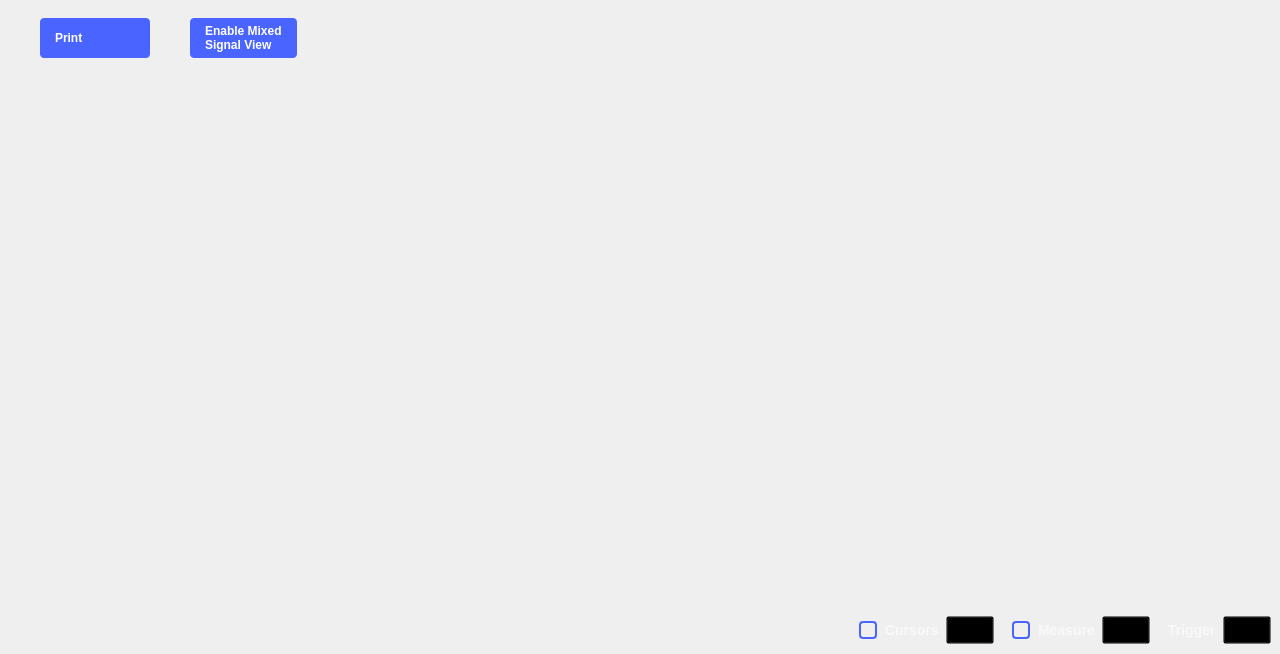
<?xml version="1.0" encoding="UTF-8"?>
<ui version="4.0">
 <class>Oscilloscope</class>
 <widget class="QWidget" name="Oscilloscope">
  <property name="geometry">
   <rect>
    <x>0</x>
    <y>0</y>
    <width>1280</width>
    <height>654</height>
   </rect>
  </property>
  <property name="sizePolicy">
   <sizepolicy hsizetype="MinimumExpanding" vsizetype="MinimumExpanding">
    <horstretch>0</horstretch>
    <verstretch>0</verstretch>
   </sizepolicy>
  </property>
  <property name="minimumSize">
   <size>
    <width>1280</width>
    <height>0</height>
   </size>
  </property>
  <property name="windowTitle">
   <string>Scopy Oscilloscope</string>
  </property>
  <layout class="QVBoxLayout" name="verticalLayout_2">
   <property name="spacing">
    <number>0</number>
   </property>
   <property name="leftMargin">
    <number>0</number>
   </property>
   <property name="topMargin">
    <number>0</number>
   </property>
   <property name="rightMargin">
    <number>0</number>
   </property>
   <property name="bottomMargin">
    <number>0</number>
   </property>
   <item>
    <widget class="adiscope::DetachDragZone" name="mainWidget" native="true">
     <property name="styleSheet">
      <string notr="true"/>
     </property>
     <layout class="QVBoxLayout" name="verticalLayout_3">
      <property name="spacing">
       <number>0</number>
      </property>
      <property name="leftMargin">
       <number>0</number>
      </property>
      <property name="topMargin">
       <number>0</number>
      </property>
      <property name="rightMargin">
       <number>0</number>
      </property>
      <property name="bottomMargin">
       <number>0</number>
      </property>
      <item>
       <layout class="QHBoxLayout" name="hLayout_top_btn_area">
        <property name="spacing">
         <number>40</number>
        </property>
        <property name="topMargin">
         <number>15</number>
        </property>
        <property name="rightMargin">
         <number>40</number>
        </property>
        <property name="bottomMargin">
         <number>9</number>
        </property>
        <item>
         <spacer name="horizontalSpacer_7">
          <property name="orientation">
           <enum>Qt::Horizontal</enum>
          </property>
          <property name="sizeType">
           <enum>QSizePolicy::Fixed</enum>
          </property>
          <property name="sizeHint" stdset="0">
           <size>
            <width>40</width>
            <height>10</height>
           </size>
          </property>
         </spacer>
        </item>
        <item>
         <widget class="QPushButton" name="printBtn">
          <property name="layoutDirection">
           <enum>Qt::RightToLeft</enum>
          </property>
          <property name="styleSheet">
           <string notr="true">
QPushButton {
  width: 80px;
  height: 40px;

  text-align: left;
  font-weight: bold;
  padding-left: 15px;
  padding-right: 15px;
  border-radius: 4px;

  background-color: #4a64ff;
  color: #ffffff;

}

QPushButton:pressed {
  background-color: #2a44df;
}

QPushButton:hover {
	background-color: #4a34ff;
}</string>
          </property>
          <property name="text">
           <string>Print</string>
          </property>
          <property name="icon">
           <iconset resource="../resources/resources.qrc">
            <normaloff>:/icons/ic printer.svg</normaloff>:/icons/ic printer.svg</iconset>
          </property>
          <property name="iconSize">
           <size>
            <width>10</width>
            <height>10</height>
           </size>
          </property>
         </widget>
        </item>
        <item>
         <widget class="QPushButton" name="mixedSignalBtn">
          <property name="styleSheet">
           <string notr="true">
QPushButton {
  height: 40px;

  text-align: left;
  font-weight: bold;
  padding-left: 15px;
  padding-right: 15px;
  border-radius: 4px;

  background-color: #4a64ff;
  color: #ffffff;

}

QPushButton:pressed {
  background-color: #2a44df;
}

QPushButton:hover {
	background-color: #4a34ff;
}</string>
          </property>
          <property name="text">
           <string>Enable Mixed
Signal View</string>
          </property>
         </widget>
        </item>
        <item>
         <spacer name="horizontalSpacer_11">
          <property name="orientation">
           <enum>Qt::Horizontal</enum>
          </property>
          <property name="sizeType">
           <enum>QSizePolicy::Expanding</enum>
          </property>
          <property name="sizeHint" stdset="0">
           <size>
            <width>40</width>
            <height>20</height>
           </size>
          </property>
         </spacer>
        </item>
        <item>
         <widget class="adiscope::RunSingleWidget" name="runSingleWidget" native="true"/>
        </item>
        <item>
         <widget class="QWidget" name="widget" native="true">
          <property name="minimumSize">
           <size>
            <width>30</width>
            <height>0</height>
           </size>
          </property>
          <property name="styleSheet">
           <string notr="true">QPushButton {
  min-height: 40px;
  max-height: 40px;
  min-width: 60px;
  max-width: 60px;
  padding-top:5px
}

QPushButton:checked {
  border-top: 1px solid rgba(255,255,255,150);
}

QPushButton:!checked {
  border-top: 1px solid rgba(255,255,255,0);
}

QPushButton:!checked:hover {
  border-top: 1px solid rgba(255,255,255,0);
}

QPushButton:checked:hover {
  border-top: 1px solid rgba(255,255,255,200);
}</string>
          </property>
          <layout class="QHBoxLayout" name="horizontalLayout_3">
           <property name="spacing">
            <number>0</number>
           </property>
           <property name="leftMargin">
            <number>0</number>
           </property>
           <property name="topMargin">
            <number>0</number>
           </property>
           <property name="rightMargin">
            <number>0</number>
           </property>
           <property name="bottomMargin">
            <number>0</number>
           </property>
           <item>
            <widget class="adiscope::CustomPushButton" name="btnGeneralSettings">
             <property name="styleSheet">
              <string notr="true">QPushButton:checked {
  image: url(:/icons/gear_wheel_pressed.svg);
}

QPushButton:!checked {
  image: url(:/icons/gear_wheel.svg);
}


QPushButton:!checked:hover {
  image: url(:/icons/gear_wheel_hover.svg);
}

QPushButton:checked:hover {
  image: url(:/icons/gear_wheel_pressed.svg);
}</string>
             </property>
             <property name="text">
              <string/>
             </property>
             <property name="checkable">
              <bool>true</bool>
             </property>
             <attribute name="buttonGroup">
              <string notr="true">settings_group</string>
             </attribute>
            </widget>
           </item>
           <item>
            <widget class="QPushButton" name="btnSettings">
             <property name="styleSheet">
              <string notr="true">QPushButton:checked {
  image: url(:/icons/setup3_checked_hover.svg);
}

QPushButton:!checked {
  image: url(:/icons/setup3_unchecked.svg);
}

QPushButton:!checked:hover {
  image: url(:/icons/setup3_unchecked_hover.svg);
}

QPushButton:checked:hover {
  image: url(:/icons/setup3_checked_hover.svg);
}</string>
             </property>
             <property name="text">
              <string/>
             </property>
             <property name="checkable">
              <bool>true</bool>
             </property>
            </widget>
           </item>
          </layout>
         </widget>
        </item>
       </layout>
      </item>
      <item>
       <layout class="QHBoxLayout" name="hLayout_central_area">
        <property name="spacing">
         <number>0</number>
        </property>
        <property name="leftMargin">
         <number>0</number>
        </property>
        <property name="rightMargin">
         <number>0</number>
        </property>
        <item>
         <layout class="QVBoxLayout" name="plot_and_buffPreviewer">
          <item>
           <widget class="QWidget" name="hLayoutBufferPreview" native="true">
            <layout class="QHBoxLayout" name="hLayout_buffPreview">
             <property name="spacing">
              <number>0</number>
             </property>
             <item>
              <spacer name="horizontalSpacer_4">
               <property name="orientation">
                <enum>Qt::Horizontal</enum>
               </property>
               <property name="sizeHint" stdset="0">
                <size>
                 <width>10</width>
                 <height>10</height>
                </size>
               </property>
              </spacer>
             </item>
             <item>
              <layout class="QVBoxLayout" name="vLayoutBufferSlot">
               <property name="spacing">
                <number>0</number>
               </property>
              </layout>
             </item>
             <item>
              <spacer name="horizontalSpacer_3">
               <property name="orientation">
                <enum>Qt::Horizontal</enum>
               </property>
               <property name="sizeHint" stdset="0">
                <size>
                 <width>10</width>
                 <height>10</height>
                </size>
               </property>
              </spacer>
             </item>
            </layout>
           </widget>
          </item>
          <item>
           <widget class="QWidget" name="widgetPlotContainer" native="true">
            <layout class="QGridLayout" name="gridLayout_5">
             <property name="leftMargin">
              <number>0</number>
             </property>
             <property name="topMargin">
              <number>0</number>
             </property>
             <property name="rightMargin">
              <number>0</number>
             </property>
             <property name="bottomMargin">
              <number>0</number>
             </property>
             <property name="spacing">
              <number>0</number>
             </property>
             <item row="2" column="0">
              <layout class="QVBoxLayout" name="plot_and_scales">
               <property name="spacing">
                <number>0</number>
               </property>
               <property name="topMargin">
                <number>0</number>
               </property>
               <property name="rightMargin">
                <number>0</number>
               </property>
               <property name="bottomMargin">
                <number>0</number>
               </property>
               <item>
                <layout class="QGridLayout" name="gridLayoutPlot">
                 <property name="leftMargin">
                  <number>25</number>
                 </property>
                 <property name="topMargin">
                  <number>0</number>
                 </property>
                 <property name="rightMargin">
                  <number>25</number>
                 </property>
                 <property name="bottomMargin">
                  <number>0</number>
                 </property>
                 <property name="spacing">
                  <number>0</number>
                 </property>
                </layout>
               </item>
               <item>
                <layout class="QHBoxLayout" name="scales">
                 <property name="spacing">
                  <number>0</number>
                 </property>
                 <property name="leftMargin">
                  <number>0</number>
                 </property>
                 <property name="topMargin">
                  <number>0</number>
                 </property>
                 <property name="bottomMargin">
                  <number>3</number>
                 </property>
                 <item>
                  <layout class="QHBoxLayout" name="chn_scales">
                   <property name="spacing">
                    <number>15</number>
                   </property>
                   <property name="leftMargin">
                    <number>10</number>
                   </property>
                  </layout>
                 </item>
                 <item>
                  <spacer name="horizontalSpacer">
                   <property name="orientation">
                    <enum>Qt::Horizontal</enum>
                   </property>
                   <property name="sizeHint" stdset="0">
                    <size>
                     <width>0</width>
                     <height>15</height>
                    </size>
                   </property>
                  </spacer>
                 </item>
                </layout>
               </item>
              </layout>
             </item>
             <item row="0" column="0">
              <widget class="QWidget" name="container_fft_plot" native="true">
               <layout class="QGridLayout" name="gridLayoutFFT">
                <property name="leftMargin">
                 <number>20</number>
                </property>
                <property name="topMargin">
                 <number>0</number>
                </property>
                <property name="rightMargin">
                 <number>0</number>
                </property>
                <property name="bottomMargin">
                 <number>0</number>
                </property>
                <property name="horizontalSpacing">
                 <number>2</number>
                </property>
                <property name="verticalSpacing">
                 <number>0</number>
                </property>
                <item row="0" column="0">
                 <layout class="QHBoxLayout" name="hlayout_fft">
                  <property name="spacing">
                   <number>0</number>
                  </property>
                 </layout>
                </item>
               </layout>
              </widget>
             </item>
             <item row="1" column="0">
              <layout class="QHBoxLayout" name="horizontalLayout_4">
               <property name="spacing">
                <number>0</number>
               </property>
               <property name="leftMargin">
                <number>20</number>
               </property>
               <property name="rightMargin">
                <number>20</number>
               </property>
               <item>
                <spacer name="horizontalSpacer_12">
                 <property name="orientation">
                  <enum>Qt::Horizontal</enum>
                 </property>
                 <property name="sizeType">
                  <enum>QSizePolicy::Fixed</enum>
                 </property>
                 <property name="sizeHint" stdset="0">
                  <size>
                   <width>20</width>
                   <height>20</height>
                  </size>
                 </property>
                </spacer>
               </item>
               <item>
                <widget class="QWidget" name="hist_widget" native="true">
                 <property name="sizePolicy">
                  <sizepolicy hsizetype="Expanding" vsizetype="Preferred">
                   <horstretch>0</horstretch>
                   <verstretch>0</verstretch>
                  </sizepolicy>
                 </property>
                 <property name="minimumSize">
                  <size>
                   <width>20</width>
                   <height>0</height>
                  </size>
                 </property>
                 <layout class="QHBoxLayout" name="hist_layout">
                  <property name="spacing">
                   <number>0</number>
                  </property>
                  <property name="leftMargin">
                   <number>0</number>
                  </property>
                  <property name="topMargin">
                   <number>0</number>
                  </property>
                  <property name="rightMargin">
                   <number>0</number>
                  </property>
                  <property name="bottomMargin">
                   <number>0</number>
                  </property>
                 </layout>
                </widget>
               </item>
               <item>
                <spacer name="horizontalSpacer_13">
                 <property name="orientation">
                  <enum>Qt::Horizontal</enum>
                 </property>
                 <property name="sizeType">
                  <enum>QSizePolicy::Fixed</enum>
                 </property>
                 <property name="sizeHint" stdset="0">
                  <size>
                   <width>20</width>
                   <height>20</height>
                  </size>
                 </property>
                </spacer>
               </item>
              </layout>
             </item>
             <item row="3" column="0">
              <widget class="adiscope::InstrumentNotes" name="instrumentNotes" native="true"/>
             </item>
            </layout>
           </widget>
          </item>
         </layout>
        </item>
        <item>
         <widget class="QWidget" name="xy_plot_container" native="true">
          <property name="minimumSize">
           <size>
            <width>0</width>
            <height>0</height>
           </size>
          </property>
          <layout class="QGridLayout" name="gridLayout">
           <property name="leftMargin">
            <number>0</number>
           </property>
           <property name="topMargin">
            <number>0</number>
           </property>
           <property name="rightMargin">
            <number>0</number>
           </property>
           <property name="bottomMargin">
            <number>0</number>
           </property>
           <property name="spacing">
            <number>0</number>
           </property>
           <item row="1" column="0">
            <widget class="QWidget" name="widget_xy_plot_bottom" native="true">
             <property name="sizePolicy">
              <sizepolicy hsizetype="Minimum" vsizetype="Minimum">
               <horstretch>0</horstretch>
               <verstretch>0</verstretch>
              </sizepolicy>
             </property>
             <property name="minimumSize">
              <size>
               <width>0</width>
               <height>58</height>
              </size>
             </property>
             <property name="maximumSize">
              <size>
               <width>16777215</width>
               <height>58</height>
              </size>
             </property>
             <layout class="QHBoxLayout" name="horizontalLayout_2">
              <property name="spacing">
               <number>0</number>
              </property>
              <property name="leftMargin">
               <number>0</number>
              </property>
              <property name="topMargin">
               <number>0</number>
              </property>
              <property name="rightMargin">
               <number>0</number>
              </property>
              <property name="bottomMargin">
               <number>0</number>
              </property>
              <item>
               <spacer name="horizontalSpacer_6">
                <property name="orientation">
                 <enum>Qt::Horizontal</enum>
                </property>
                <property name="sizeHint" stdset="0">
                 <size>
                  <width>399</width>
                  <height>0</height>
                 </size>
                </property>
               </spacer>
              </item>
              <item>
               <layout class="QVBoxLayout" name="verticalLayout_4">
                <property name="spacing">
                 <number>0</number>
                </property>
                <property name="rightMargin">
                 <number>0</number>
                </property>
               </layout>
              </item>
              <item>
               <spacer name="horizontalSpacer_10">
                <property name="orientation">
                 <enum>Qt::Horizontal</enum>
                </property>
                <property name="sizeType">
                 <enum>QSizePolicy::Fixed</enum>
                </property>
                <property name="sizeHint" stdset="0">
                 <size>
                  <width>5</width>
                  <height>0</height>
                 </size>
                </property>
               </spacer>
              </item>
             </layout>
            </widget>
           </item>
           <item row="0" column="0">
            <widget class="QWidget" name="widget_xy_plot_top" native="true">
             <property name="sizePolicy">
              <sizepolicy hsizetype="Minimum" vsizetype="Minimum">
               <horstretch>0</horstretch>
               <verstretch>0</verstretch>
              </sizepolicy>
             </property>
             <property name="minimumSize">
              <size>
               <width>0</width>
               <height>45</height>
              </size>
             </property>
             <property name="maximumSize">
              <size>
               <width>16777215</width>
               <height>45</height>
              </size>
             </property>
             <layout class="QHBoxLayout" name="horizontalLayout">
              <property name="spacing">
               <number>0</number>
              </property>
              <property name="leftMargin">
               <number>0</number>
              </property>
              <property name="topMargin">
               <number>0</number>
              </property>
              <property name="rightMargin">
               <number>0</number>
              </property>
              <property name="bottomMargin">
               <number>0</number>
              </property>
              <item>
               <layout class="QVBoxLayout" name="verticalLayout_5">
                <property name="spacing">
                 <number>0</number>
                </property>
                <property name="topMargin">
                 <number>3</number>
                </property>
                <property name="rightMargin">
                 <number>0</number>
                </property>
                <property name="bottomMargin">
                 <number>3</number>
                </property>
               </layout>
              </item>
              <item>
               <spacer name="horizontalSpacer_2">
                <property name="orientation">
                 <enum>Qt::Horizontal</enum>
                </property>
                <property name="sizeHint" stdset="0">
                 <size>
                  <width>0</width>
                  <height>10</height>
                 </size>
                </property>
               </spacer>
              </item>
              <item>
               <spacer name="horizontalSpacer_5">
                <property name="orientation">
                 <enum>Qt::Horizontal</enum>
                </property>
                <property name="sizeType">
                 <enum>QSizePolicy::Fixed</enum>
                </property>
                <property name="sizeHint" stdset="0">
                 <size>
                  <width>2</width>
                  <height>10</height>
                 </size>
                </property>
               </spacer>
              </item>
             </layout>
            </widget>
           </item>
          </layout>
         </widget>
        </item>
        <item>
         <layout class="QVBoxLayout" name="vLayout_for_rightMenu">
          <property name="topMargin">
           <number>0</number>
          </property>
          <item>
           <widget class="adiscope::MenuAnim" name="rightMenu" native="true">
            <property name="sizePolicy">
             <sizepolicy hsizetype="Maximum" vsizetype="Preferred">
              <horstretch>0</horstretch>
              <verstretch>0</verstretch>
             </sizepolicy>
            </property>
            <property name="minimumSize">
             <size>
              <width>0</width>
              <height>0</height>
             </size>
            </property>
            <layout class="QVBoxLayout" name="verticalLayout">
             <property name="spacing">
              <number>0</number>
             </property>
             <property name="leftMargin">
              <number>0</number>
             </property>
             <property name="topMargin">
              <number>20</number>
             </property>
             <property name="rightMargin">
              <number>0</number>
             </property>
             <property name="bottomMargin">
              <number>0</number>
             </property>
             <item>
              <widget class="QStackedWidget" name="stackedWidget">
               <property name="sizePolicy">
                <sizepolicy hsizetype="Minimum" vsizetype="Preferred">
                 <horstretch>0</horstretch>
                 <verstretch>0</verstretch>
                </sizepolicy>
               </property>
               <property name="currentIndex">
                <number>4</number>
               </property>
               <widget class="QWidget" name="channelSettings"/>
               <widget class="QWidget" name="logicSettings">
                <property name="minimumSize">
                 <size>
                  <width>150</width>
                  <height>0</height>
                 </size>
                </property>
                <property name="styleSheet">
                 <string notr="true">QCheckBox {
  spacing: 8px;
  background-color: transparent;
  font-size: 14px;
  font-weight: bold;

color: rgba(255, 255, 255, 153);
}

QCheckBox::indicator {
width: 14px;
  height: 14px;
  border: 2px solid rgb(74,100,255);
  border-radius: 4px;
}
QCheckBox::indicator:unchecked { background-color: transparent; }
QCheckBox::indicator:checked { background-color: rgb(74,100,255); }
</string>
                </property>
                <layout class="QVBoxLayout" name="logicSettingsLayout">
                 <property name="spacing">
                  <number>0</number>
                 </property>
                 <property name="leftMargin">
                  <number>15</number>
                 </property>
                 <property name="topMargin">
                  <number>0</number>
                 </property>
                 <property name="rightMargin">
                  <number>15</number>
                 </property>
                 <property name="bottomMargin">
                  <number>0</number>
                 </property>
                </layout>
               </widget>
               <widget class="QWidget" name="cursorsSettings"/>
               <widget class="QWidget" name="measureSettings"/>
               <widget class="QWidget" name="generalSettings"/>
              </widget>
             </item>
            </layout>
           </widget>
          </item>
         </layout>
        </item>
       </layout>
      </item>
      <item>
       <layout class="QHBoxLayout" name="hLayout_bottom_btn_area">
        <property name="spacing">
         <number>0</number>
        </property>
        <item>
         <layout class="QHBoxLayout" name="channelsList">
          <property name="leftMargin">
           <number>0</number>
          </property>
          <property name="rightMargin">
           <number>0</number>
          </property>
         </layout>
        </item>
        <item>
         <widget class="adiscope::CustomPushButton" name="btnAddMath">
          <property name="text">
           <string/>
          </property>
          <property name="icon">
           <iconset resource="../resources/resources.qrc">
            <normaloff>:/menu/add.svg</normaloff>:/menu/add.svg</iconset>
          </property>
          <property name="checkable">
           <bool>true</bool>
          </property>
          <property name="flat">
           <bool>true</bool>
          </property>
          <attribute name="buttonGroup">
           <string notr="true">settings_group</string>
          </attribute>
         </widget>
        </item>
        <item>
         <spacer name="horizontalSpacer_15">
          <property name="orientation">
           <enum>Qt::Horizontal</enum>
          </property>
          <property name="sizeType">
           <enum>QSizePolicy::Expanding</enum>
          </property>
          <property name="sizeHint" stdset="0">
           <size>
            <width>40</width>
            <height>20</height>
           </size>
          </property>
         </spacer>
        </item>
        <item>
         <widget class="QWidget" name="widget_3" native="true">
          <property name="sizePolicy">
           <sizepolicy hsizetype="Preferred" vsizetype="Fixed">
            <horstretch>0</horstretch>
            <verstretch>0</verstretch>
           </sizepolicy>
          </property>
          <property name="minimumSize">
           <size>
            <width>0</width>
            <height>48</height>
           </size>
          </property>
          <property name="styleSheet">
           <string notr="true">QCheckBox {
  spacing: 8px;
  background-color: transparent;
  font-size: 14px;
  font-weight: bold;
  
  color: rgba(255, 255, 255, 153);
}

QCheckBox::indicator {
  width: 14px;
  height: 14px;
  border: 2px solid rgb(74,100,255);
  border-radius: 4px;
}
QCheckBox::indicator:unchecked { background-color: transparent; }
QCheckBox::indicator:checked { background-color: rgb(74,100,255); }

QPushButton {
  width: 40px;
  height: 20px;
  background-color: transparent;
}
QPushButton:pressed { border-image: url(:/icons/setup_btn_checked.svg); }
QPushButton:!pressed { border-image: url(:/icons/setup_btn_unchecked.svg); }
QPushButton:hover:!pressed:!checked { border-image: url(:/icons/setup_btn_hover.svg); }
QPushButton:checked { border-image: url(:/icons/setup_btn_checked.svg); }

QLabel {
  font-size: 14px;
  font-weight: bold;
  
  color: rgba(255, 255, 255, 153);
}</string>
          </property>
          <layout class="QHBoxLayout" name="horizontalLayout_6">
           <item>
            <widget class="QCheckBox" name="boxCursors">
             <property name="text">
              <string>Cursors</string>
             </property>
            </widget>
           </item>
           <item>
            <widget class="adiscope::CustomPushButton" name="btnCursors">
             <property name="enabled">
              <bool>false</bool>
             </property>
             <property name="text">
              <string/>
             </property>
             <property name="checkable">
              <bool>true</bool>
             </property>
             <attribute name="buttonGroup">
              <string notr="true">settings_group</string>
             </attribute>
            </widget>
           </item>
           <item>
            <spacer name="horizontalSpacer_9">
             <property name="orientation">
              <enum>Qt::Horizontal</enum>
             </property>
             <property name="sizeType">
              <enum>QSizePolicy::Fixed</enum>
             </property>
             <property name="sizeHint" stdset="0">
              <size>
               <width>12</width>
               <height>0</height>
              </size>
             </property>
            </spacer>
           </item>
           <item>
            <widget class="QCheckBox" name="boxMeasure">
             <property name="text">
              <string>Measure</string>
             </property>
            </widget>
           </item>
           <item>
            <widget class="adiscope::CustomPushButton" name="btnMeasure">
             <property name="enabled">
              <bool>false</bool>
             </property>
             <property name="text">
              <string/>
             </property>
             <property name="checkable">
              <bool>true</bool>
             </property>
             <attribute name="buttonGroup">
              <string notr="true">settings_group</string>
             </attribute>
            </widget>
           </item>
           <item>
            <spacer name="horizontalSpacer_8">
             <property name="orientation">
              <enum>Qt::Horizontal</enum>
             </property>
             <property name="sizeType">
              <enum>QSizePolicy::Fixed</enum>
             </property>
             <property name="sizeHint" stdset="0">
              <size>
               <width>12</width>
               <height>0</height>
              </size>
             </property>
            </spacer>
           </item>
           <item>
            <widget class="QLabel" name="label_4">
             <property name="text">
              <string>Trigger</string>
             </property>
            </widget>
           </item>
           <item>
            <widget class="adiscope::CustomPushButton" name="btnTrigger">
             <property name="text">
              <string/>
             </property>
             <property name="checkable">
              <bool>true</bool>
             </property>
             <attribute name="buttonGroup">
              <string notr="true">settings_group</string>
             </attribute>
            </widget>
           </item>
          </layout>
         </widget>
        </item>
       </layout>
      </item>
     </layout>
    </widget>
   </item>
  </layout>
  <action name="actionClose">
   <property name="text">
    <string>Close</string>
   </property>
  </action>
 </widget>
 <customwidgets>
  <customwidget>
   <class>adiscope::DetachDragZone</class>
   <extends>QWidget</extends>
   <header>detachdragzone.h</header>
   <container>1</container>
  </customwidget>
  <customwidget>
   <class>adiscope::MenuAnim</class>
   <extends>QWidget</extends>
   <header>menu_anim.hpp</header>
   <container>1</container>
  </customwidget>
  <customwidget>
   <class>adiscope::RunSingleWidget</class>
   <extends>QWidget</extends>
   <header>runsinglewidget.h</header>
   <container>1</container>
  </customwidget>
  <customwidget>
   <class>adiscope::InstrumentNotes</class>
   <extends>QWidget</extends>
   <header>instrumentnotes.h</header>
   <container>1</container>
  </customwidget>
  <customwidget>
   <class>adiscope::CustomPushButton</class>
   <extends>QPushButton</extends>
   <header>customPushButton.hpp</header>
  </customwidget>
 </customwidgets>
 <resources>
  <include location="../resources/resources.qrc"/>
 </resources>
 <connections>
  <connection>
   <sender>btnMeasure</sender>
   <signal>toggled(bool)</signal>
   <receiver>btnSettings</receiver>
   <slot>setChecked(bool)</slot>
   <hints>
    <hint type="sourcelabel">
     <x>1031</x>
     <y>628</y>
    </hint>
    <hint type="destinationlabel">
     <x>1116</x>
     <y>40</y>
    </hint>
   </hints>
  </connection>
  <connection>
   <sender>boxMeasure</sender>
   <signal>toggled(bool)</signal>
   <receiver>btnMeasure</receiver>
   <slot>setEnabled(bool)</slot>
   <hints>
    <hint type="sourcelabel">
     <x>964</x>
     <y>628</y>
    </hint>
    <hint type="destinationlabel">
     <x>1031</x>
     <y>628</y>
    </hint>
   </hints>
  </connection>
  <connection>
   <sender>boxCursors</sender>
   <signal>toggled(bool)</signal>
   <receiver>btnCursors</receiver>
   <slot>setEnabled(bool)</slot>
   <hints>
    <hint type="sourcelabel">
     <x>811</x>
     <y>628</y>
    </hint>
    <hint type="destinationlabel">
     <x>878</x>
     <y>628</y>
    </hint>
   </hints>
  </connection>
  <connection>
   <sender>btnCursors</sender>
   <signal>toggled(bool)</signal>
   <receiver>btnSettings</receiver>
   <slot>setChecked(bool)</slot>
   <hints>
    <hint type="sourcelabel">
     <x>878</x>
     <y>628</y>
    </hint>
    <hint type="destinationlabel">
     <x>1116</x>
     <y>40</y>
    </hint>
   </hints>
  </connection>
  <connection>
   <sender>btnTrigger</sender>
   <signal>toggled(bool)</signal>
   <receiver>btnSettings</receiver>
   <slot>setChecked(bool)</slot>
   <hints>
    <hint type="sourcelabel">
     <x>1157</x>
     <y>628</y>
    </hint>
    <hint type="destinationlabel">
     <x>1116</x>
     <y>40</y>
    </hint>
   </hints>
  </connection>
 </connections>
 <buttongroups>
  <buttongroup name="settings_group"/>
 </buttongroups>
</ui>
